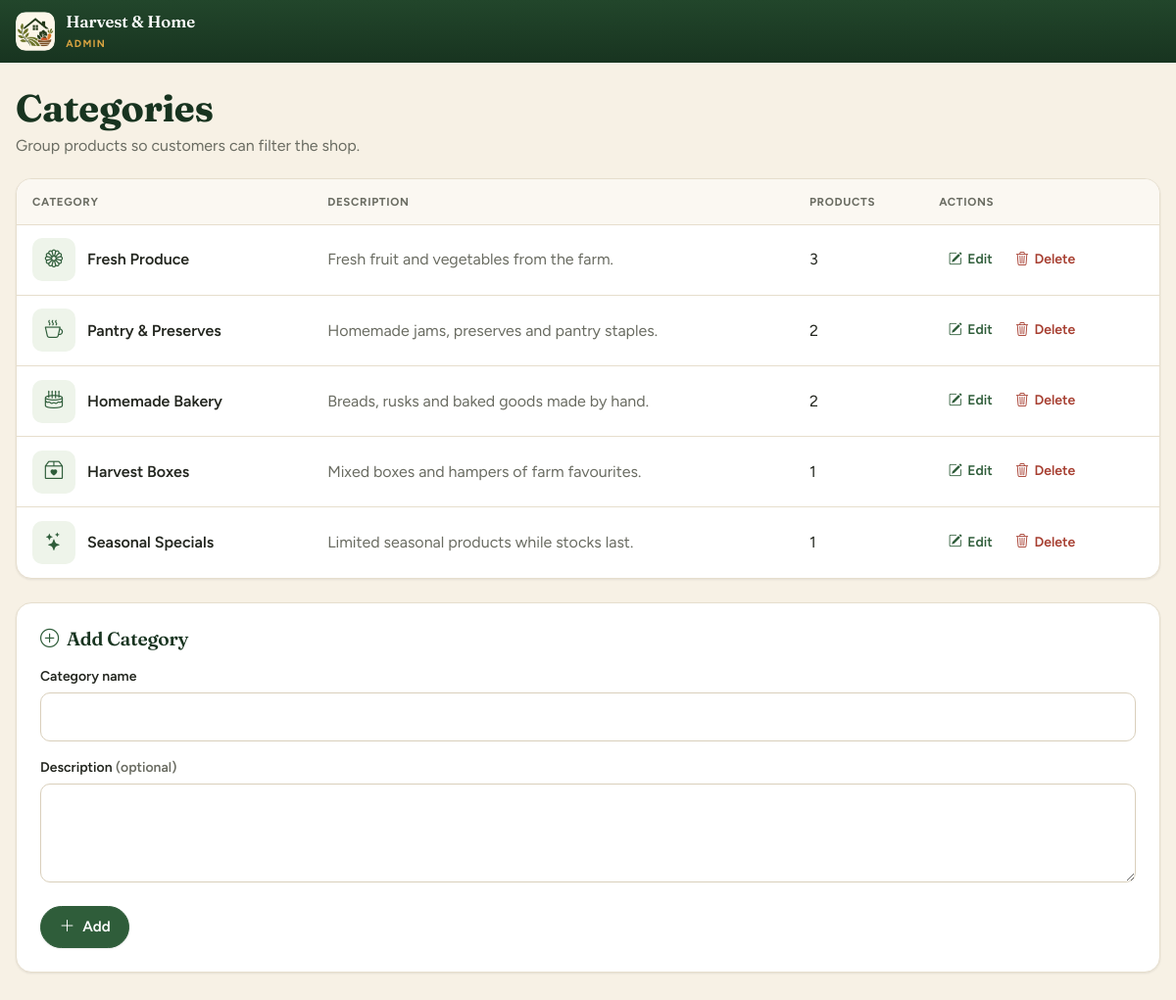
Screenshot of /admin/categories.php (signed in) with the database file from the repository.
### tables this page shows
CREATE TABLE categories (
    category_id    INT AUTO_INCREMENT PRIMARY KEY,
    category_name  VARCHAR(100) NOT NULL UNIQUE,
    description    TEXT NULL
);

### config/db.php (called while the page is built, shortened)
<?php
function db(): PDO
{
    static $pdo = null;
    if ($pdo === null) {
        $dsn = 'mysql:host=' . DB_HOST . ';dbname=' . DB_NAME . ';charset=utf8mb4';
        try {
            $pdo = new PDO($dsn, DB_USER, DB_PASS, [
                PDO::ATTR_ERRMODE            => PDO::ERRMODE_EXCEPTION,
                PDO::ATTR_DEFAULT_FETCH_MODE => PDO::FETCH_ASSOC,
                PDO::ATTR_EMULATE_PREPARES   => false,
            ]);
        } catch (PDOException $e) {
            error_log('DB connection failed: ' . $e->getMessage());
            http_response_code(500);
            exit('Sorry, the shop is unavailable right now. Please try again later.');
        }
    }
    return $pdo;
}

### admin/categories.php (the view, shortened to what this page needs)
<?php
require_once __DIR__ . '/../includes/functions.php';
$categories = db()->query('SELECT c.*, COUNT(p.product_id) AS products FROM categories c
                           LEFT JOIN products p ON p.category_id = c.category_id
                           GROUP BY c.category_id ORDER BY c.category_id')->fetchAll();
$editing = null;
require 'includes/header.php';
?>
<div class="page-head">
    <h1>Categories</h1>
    <p>Group products so customers can filter the shop.</p>
</div>
<div class="two">
    <div class="tw">
        <table>
            <thead><tr><th>Category</th><th>Description</th><th>Products</th><th>Actions</th></tr></thead>
            <tbody>
            <?php foreach ($categories as $c): ?>
                <tr>
                    <td><span class="prod-cell"><span class="mini"><?= icon(category_icon($c['category_name'])) ?></span><?= h($c['category_name']) ?></span></td>
                    <td class="mut"><?= h($c['description']) ?></td>
                    <td><?= (int)$c['products'] ?></td>
                    <td class="actions">
                        <a class="act" href="categories.php?edit=<?= (int)$c['category_id'] ?>"><?= icon('pencil-square') ?>Edit</a>
                        <form method="post" action="categories.php">
                            <button class="linkbtn r" type="submit" data-confirm="Delete the <?= h($c['category_name']) ?> category?"><?= icon('trash3') ?>Delete</button>
                        </form>
                    </td>
                </tr>
            <?php endforeach; ?>
            </tbody>
        </table>
    </div>
    <form class="card summary" method="post" action="categories.php" data-validate>
        <h2 class="card-title"><?= icon($editing ? 'pencil-square' : 'plus-circle') ?><?= $editing ? 'Edit Category' : 'Add Category' ?></h2>
        <label for="category_name">Category name</label>
        <input id="category_name" name="category_name" value="<?= h($_POST['category_name'] ?? $editing['category_name'] ?? '') ?>" maxlength="100" required>
        <label for="description">Description <span class="mut">(optional)</span></label>
        <textarea id="description" name="description" rows="3"><?= h($_POST['description'] ?? $editing['description'] ?? '') ?></textarea>
        <div class="d-flex flex-wrap gap-2">
            <button class="btn" type="submit"><?= icon($editing ? 'check2' : 'plus-lg') ?><?= $editing ? 'Save' : 'Add' ?></button>
        </div>
    </form>
</div>
<?php require 'includes/footer.php'; ?>

### includes/functions.php (shortened to what this page needs)
<?php
require_once __DIR__ . '/../config/db.php';
function h($value): string
{
    return htmlspecialchars((string)$value, ENT_QUOTES, 'UTF-8');
}
function head_assets(string $root = ''): string
{
    $css = __DIR__ . '/../assets/css/style.css';
    $version = is_file($css) ? filemtime($css) : 1;
    return '<link rel="preconnect" href="https://fonts.googleapis.com">' . "\n"
        . '    <link rel="preconnect" href="https://fonts.gstatic.com" crossorigin>' . "\n"
        . '    <link rel="stylesheet" href="https://fonts.googleapis.com/css2?family=Figtree:wght@400;500;600;700&family=Fraunces:opsz,wght@9..144,600;9..144,700&display=swap">' . "\n"
        . '    <link rel="stylesheet" href="https://cdn.jsdelivr.net/npm/bootstrap@5.3.3/dist/css/bootstrap.min.css">' . "\n"
        . '    <link rel="stylesheet" href="https://cdn.jsdelivr.net/npm/bootstrap-icons@1.11.3/font/bootstrap-icons.min.css">' . "\n"
        . '    <link rel="stylesheet" href="' . $root . 'assets/css/style.css?v=' . $version . '">' . "\n";
}
function icon(string $name): string
{
    return '<i class="bi bi-' . $name . '" aria-hidden="true"></i>';
}
function category_icon(string $category): string
{
    $icons = [
        'Fresh Produce'      => 'flower1',
        'Harvest Boxes'      => 'box2-heart',
        'Homemade Bakery'    => 'cake2',
        'Pantry & Preserves' => 'cup-hot',
        'Seasonal Specials'  => 'stars',
    ];
    return $icons[$category] ?? 'basket2';
}

### rows the page displays
categories: category_name "Fresh Produce", description "Fresh fruit and vegetables from the farm.", products "3"
categories: category_name "Pantry & Preserves", description "Homemade jams, preserves and pantry staples.", products "2"
categories: category_name "Homemade Bakery", description "Breads, rusks and baked goods made by hand.", products "2"
categories: category_name "Harvest Boxes", description "Mixed boxes and hampers of farm favourites.", products "1"
categories: category_name "Seasonal Specials", description "Limited seasonal products while stocks last.", products "1"
